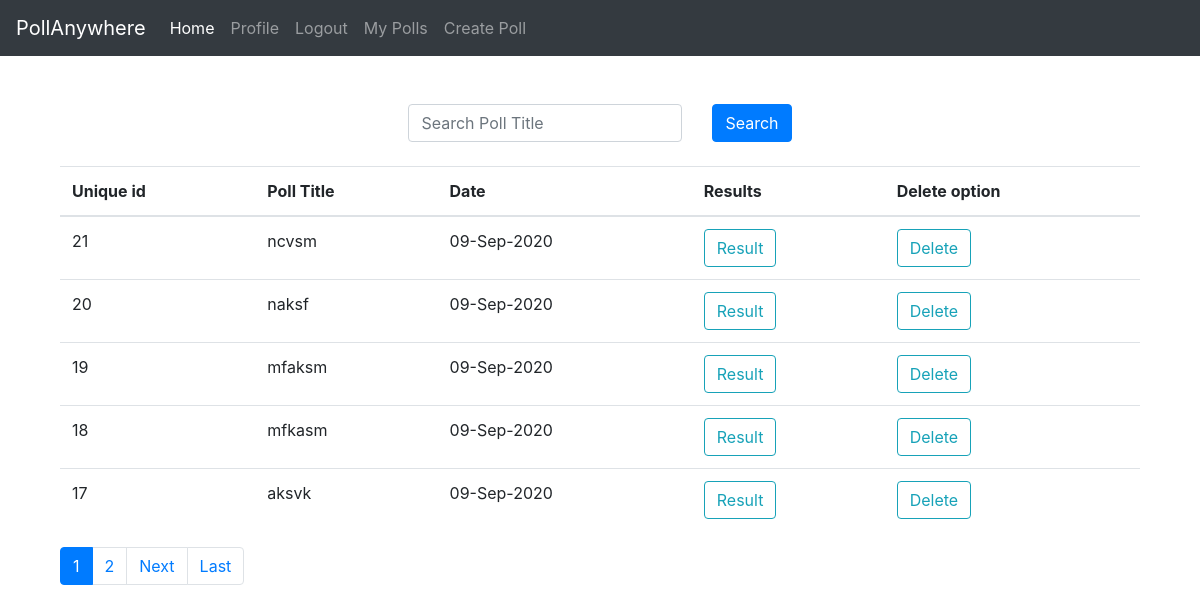
The page /user/root/ (signed in) on the database as committed earlier.
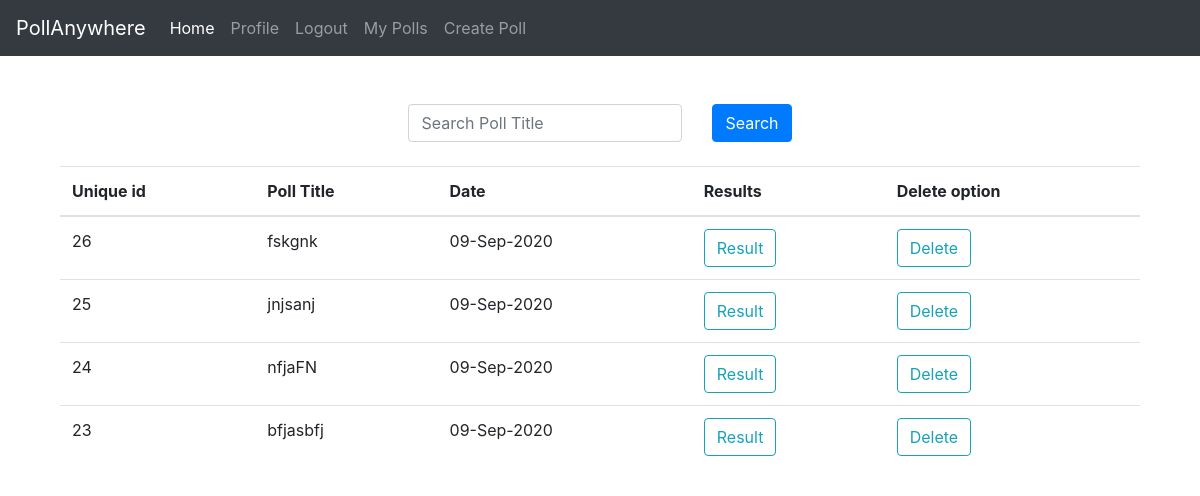
The same page on the database as committed later.
### polls/models.py (models this page shows, shortened)
class Poll(models.Model):
    title = models.CharField(max_length=100)
    question = models.CharField(max_length=250)
    question_image = models.ImageField(blank=True, upload_to='question_image')
    time_posted = models.DateTimeField(default=timezone.now)
    voters = models.ManyToManyField(User, related_name='voters')
    author = models.ForeignKey(User, on_delete=models.CASCADE)
    link = models.CharField(max_length=10)

### polls/views.py (the view)
# urls.py: path('user/<str:username>/',UserPollListView.as_view(), name='user-polls'),
class UserPollListView(LoginRequiredMixin,ListView):
    model = Poll
    template_name = 'poll/poll_list.html'
    context_object_name = 'polls'
    paginate_by = 5
    def get_queryset(self):
        user = get_object_or_404(User, username = self.kwargs.get('username'))
        search_title = self.request.GET.get('search_title')
        polls = None
        if search_title is None:
             polls = Poll.objects.filter(author = user).order_by('-time_posted')
        else:
            polls = Poll.objects.filter(
                Q(title__icontains=search_title) & Q(author = user)
                ).order_by('-time_posted')
        return polls

### polls/templates/polls/poll_list.html (shortened to what this page needs)
{% extends "polls/base.html" %}
{% block content %}
    <div class='container'>
    <form class="form-inline d-flex justify-content-center md-form form-sm mt-5" method='get'>
            <div class='row'>
            <div class='col-md mb-4'>
            <input class="form-control" type="text" placeholder="Search Poll Title" aria-label="Search Poll Title" name='search_title'>
            </div>
            <div class='col-md mb-4'>
            <button type="submit"  class="btn btn-primary">Search</button>
             </div>
            </div>
    </form>
    <table class="table">
    <thead>
      <tr>
        <th scope='col'>Unique id</th>
        <th scope="col">Poll Title</th>
        <th scope="col">Date</th>
        <th scope="col">Results</th>
        <th scope="col">Delete option</th>
      </tr>
    </thead>
    <tbody>
    {% for poll in polls %}
     <tr>
      <td scope="row">{{ poll.pk }} </td>
      <td>{{poll.title}}</td>
      <td>{{poll.time_posted| date:"d-M-Y"}}</td>
      <td><button type="button" onclick="window.location.href='{% url 'poll-result' poll.link %}'" class="btn btn-outline-info">Result</button></td>
      <td><button type="button" onclick="window.location.href='{% url 'poll-delete' poll.pk %}'" class="btn btn-outline-info">Delete</button></td>
    </tr>
    {% endfor %}
    </tbody>
    </table>
    {% if is_paginated %}
    <nav aria-label="Paginator">
  <ul class="pagination">
      {% for num in page_obj.paginator.page_range %}
        {% if page_obj.number == num %}
             <li class="page-item active"><a class='page-link' href='?page={{ num }}'>{{ num }}</a></li>
        {% elif num > page_obj.number|add:'-3' and num < page_obj.number|add:'3'%}
                 <li class="page-item"><a class='page-link' href='?page={{ num }}'>{{ num }}</a></li>
        {% endif %}
      {% endfor %}
      {% if page_obj.has_next %}
        <li class="page-item"> <a class='page-link' href='?page={{ page_obj.next_page_number}}'>Next</a></li>
        <li class="page-item"> <a class='page-link' href='?page={{ page_obj.paginator.num_pages}}'>Last</a></li>
      {% endif %}
  </ul>
</nav>
    {% endif %}
    </div>
{% endblock content %}

### polls/templates/polls/base.html (shortened to what this page needs)
{% load static %}
<!DOCTYPE html>
<html lang="en">
<head>
<link rel="stylesheet" href="https://stackpath.bootstrapcdn.com/bootstrap/4.5.2/css/bootstrap.min.css">
</head>
<body>
<header>
<nav class="navbar navbar-expand-lg navbar-dark bg-dark">
  <a class="navbar-brand" href="{% url 'poll-create' %}">PollAnywhere</a>
  <div class="collapse navbar-collapse" id="navbarNavAltMarkup">
    <div class="navbar-nav">
      <a class="nav-item nav-link active" href="{% url 'home' %}">Home <span class="sr-only">(current)</span></a>
      {% if user.is_authenticated %}
        <a class="nav-item nav-link" href="{% url 'profile' %}">Profile</a>
        <a class="nav-item nav-link" href="{% url 'logout' %}">Logout</a>
        <a class="nav-item nav-link" href="{% url 'user-polls' user%}">My Polls</a>
      {% else %}
        <a class="nav-item nav-link" href="{% url 'register' %}">Register</a>
        <a class="nav-item nav-link" href="{% url 'login' %}">Login</a>
      {% endif %}
      <a class="nav-item nav-link" href="{% url 'poll-create' %}">Create Poll</a>
    </div>
  </div>
</nav>
</header>
    <div class='container mx-auto'>
    {% block content %}
    {% endblock content %}
    </div>
</body>
</html>

Rows that differ between the two databases and show on the page:
removed Poll: pk "21", title "ncvsm", time_posted "09-Sep-2020"
removed Poll: pk "20", title "naksf", time_posted "09-Sep-2020"
removed Poll: pk "19", title "mfaksm", time_posted "09-Sep-2020"
removed Poll: pk "18", title "mfkasm", time_posted "09-Sep-2020"
removed Poll: pk "17", title "aksvk", time_posted "09-Sep-2020"
added Poll: pk "26", title "fskgnk", time_posted "09-Sep-2020"
added Poll: pk "25", title "jnjsanj", time_posted "09-Sep-2020"
added Poll: pk "24", title "nfjaFN", time_posted "09-Sep-2020"
added Poll: pk "23", title "bfjasbfj", time_posted "09-Sep-2020"
Other text that changed with them:
list line gone: "1"
list line gone: "2"
text no longer shown: "Next Last"
